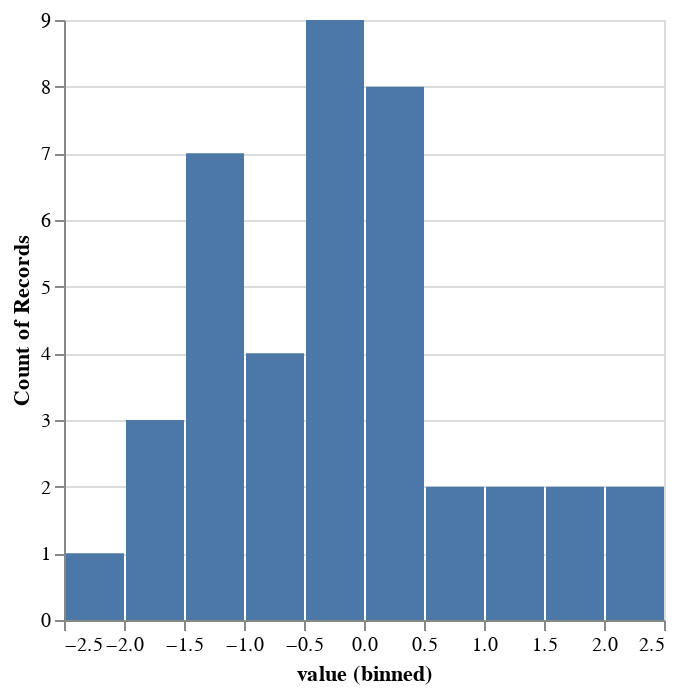

The notebook cell this image was saved under:
### Code cell
x = np.random.normal(size=40)

df = pd.DataFrame(x) 
df.columns = ['value']

alt.Chart(df).mark_bar().encode(
    alt.X('value', bin=alt.Bin()),
    y='count()'
)

### Figure 1 — Vega-Lite specification as saved in the notebook (floating-point values rounded to 4 significant figures)
{"config": {"view": {"continuousWidth": 300, "continuousHeight": 300}}, "data": {"name": "data-8292e1ff8592f9a4359c3294ef13278c"}, "mark": {"type": "bar"}, "encoding": {"x": {"bin": {}, "field": "value", "type": "quantitative"}, "y": {"aggregate": "count", "type": "quantitative"}}, "$schema": "https://vega.github.io/schema/vega-lite/v5.20.1.json", "datasets": {"data-8292e1ff8592f9a4359c3294ef13278c": [{"value": -0.2031}, {"value": -0.9598}, {"value": 0.5787}, {"value": -1.134}, {"value": 0.1714}, {"value": 0.4161}, {"value": -1.042}, {"value": -0.1268}, {"value": -0.7781}, {"value": 1.956}, {"value": 2.018}, {"value": -1.69}, {"value": -0.5184}, {"value": 0.1342}, {"value": -0.2058}, {"value": 0.102}, {"value": -1.716}, {"value": -0.2774}, {"value": -1.457}, {"value": 0.09852}, {"value": -1.001}, {"value": 1.37}, {"value": -0.2855}, {"value": -1.047}, {"value": 0.3784}, {"value": -0.247}, {"value": 0.6135}, {"value": -0.9764}, {"value": -1.017}, {"value": 0.2521}, {"value": -1.558}, {"value": -0.07641}, {"value": 0.2461}, {"value": 2.199}, {"value": -0.309}, {"value": -1.358}, {"value": 1.287}, {"value": 1.858}, {"value": -0.02767}, {"value": -2.192}]}}
